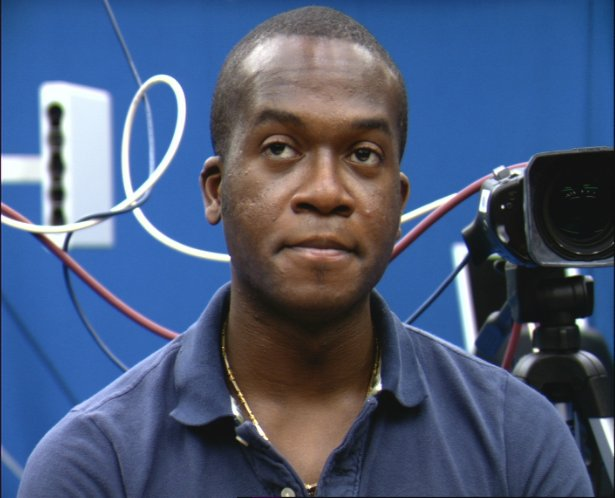
#> input picture nvcclass/lbp-face-grid.jpg, 615 x 498 px
$ python lbp-face-grid.py   (Python 2 division)
#> lines starting #> are read from the running program, lines starting #| are printed output that depends on the picture
from PIL import Image, ImageDraw
import numpy as np

def Proj(pt):
	pt2 = (pt[0], pt[1], 1.)
	aff = np.array([[200,10,200],[-6,250,80],[0,0,0]])
	pr = np.dot(aff, pt2)
	return pr[:2].tolist()

if __name__=="__main__":
	im = Image.open("lbp-face-grid.jpg")
#> im is the input picture: PIL image 615x498 RGB; mean R, G, B 75.4, 90.8, 121.5

	dr = ImageDraw.Draw(im)
	for i in range(11):
		x1 = 0.
		y1 = i / 10.
		x2 = 1.
		y2 = i / 10.
		pt1 = Proj((x1, y1))
		pt2 = Proj((x2, y2))
		print pt1 + pt2
		dr.line(pt1 + pt2, fill=(255,255,128))
	del dr

	dr = ImageDraw.Draw(im)
	for i in range(11):
		x1 = i / 10.
		y1 = 0
		x2 = i / 10.
		y2 = 1.
		pt1 = Proj((x1, y1))
		pt2 = Proj((x2, y2))
		print pt1 + pt2
		dr.line(pt1 + pt2, fill=(255,255,128))
	del dr

	im.save("lbp-face-grid-overlay.jpg")
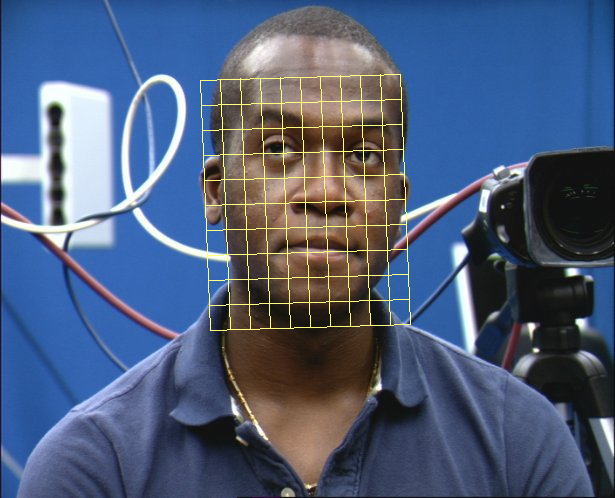
#> saved as lbp-face-grid-overlay.jpg: PIL image 615x498 RGB; mean R, G, B 77.9, 93.5, 122.2

$ run again, with nvcclass/neg_thinking_clip_BShb9DBvU0.jpg copied over nvcclass/lbp-face-grid.jpg
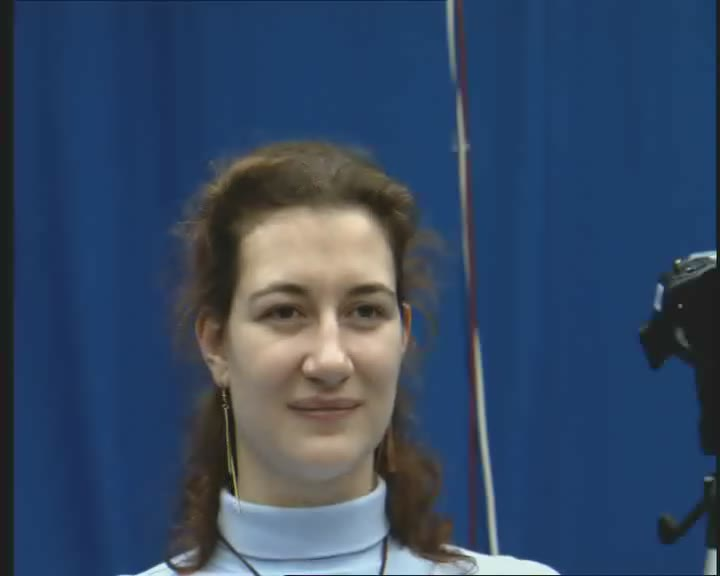
#> input picture nvcclass/neg_thinking_clip_BShb9DBvU0.jpg, 720 x 576 px
#> im is the input picture: PIL image 720x576 RGB; mean R, G, B 53.1, 72.6, 99.1
#> `im.save("lbp-face-grid-overlay.jpg")`:
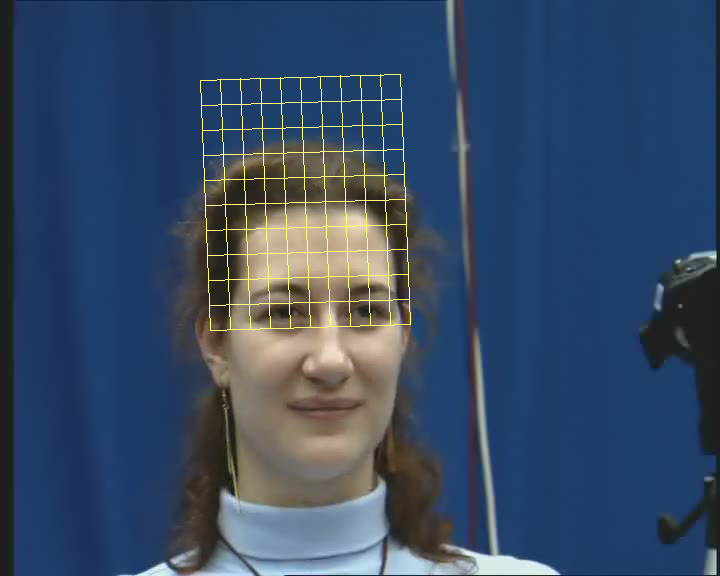
#> saved as lbp-face-grid-overlay.jpg: PIL image 720x576 RGB; mean R, G, B 55, 74.5, 99.5
